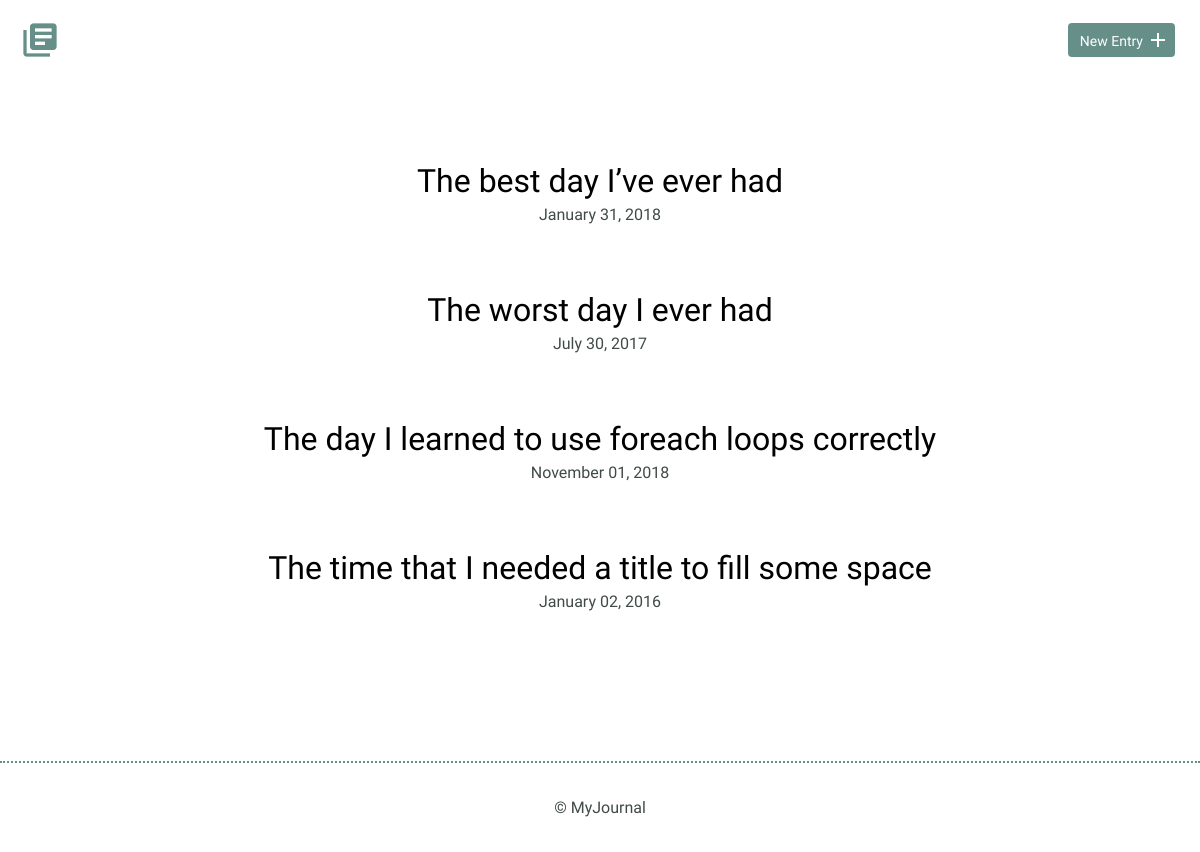
The page / on the database its author committed.
### tables this page shows
CREATE TABLE "journal" (
	`journal_id`	INTEGER,
	`title`	TEXT,
	`date`	TEXT,
	`time_spent`	INTEGER,
	`entry`	TEXT,
	PRIMARY KEY(`journal_id`)
);

### inc/functions.php (called while the page is built, shortened)
<?php
try {
      $sql = "SELECT * FROM journal";
      $results = $db->prepare($sql);
      $results->execute();
      $journals =  $results->fetchAll(PDO::FETCH_ASSOC);
      }  catch (Exception $e) {
    echo "Bad request from query 1: " . $e->getMessage();
    exit;
}

### index.php (the view)
<?php
require('inc/connection.php');
include('inc/functions.php');
include('inc/header.php');
?>
      <section>
            <div class="container">
                <div class="entry-list">
                    <?php
                    foreach($journals as $entry) {
                      echo '<article><h2><a href="detail.php?q=' .$entry["journal_id"]
                              .'">' .$entry['title'] . '</a></h2>';
                           $getdate = $entry['date'];
                             $date = date("F d, Y", strtotime($getdate));
                          echo '<time datetime="' .$getdate .'">'
                                .$date .'</time></article>';
                              }
                              ?>
                </div>
            </div>
        </section>
        <?php include('inc/footer.php'); ?>
    </body>
</html>

### inc/header.php (shortened to what this page needs)
<html>
    <head>
        <link rel="stylesheet" href="css/normalize.css">
        <link rel="stylesheet" href="css/site.css">
    </head>
    <body>
        <header>
            <div class="container">
                <div class="site-header">
                    <a class="logo" href="index.php"><i class="material-icons">library_books</i></a>
                    <a class="button icon-right" href="new.php"><span>New Entry</span> <i class="material-icons">add</i></a>
                </div>
            </div>
        </header>

### inc/footer.php
<?php
echo "<footer>
    <div>
        &copy; MyJournal
    </div>
</footer>";
 ?>

### css/site.css (style rules this page uses)
body { font-size: 16px; color: #404a49; font-family: 'Cousine', serif; font-weight: 400; }
.container { margin: 0 auto; padding: 0 25px; }
header .site-header { margin: 0 auto; height: 95px; }
header .logo i { color: #678f89; margin: 20px 0 0 -5px; float: left; font-size: 40px; }
header .button { float: right; margin: 33px 0 0 0; }
footer { text-align: center; padding: 35px 0; border-top: 2px dotted #678f89; }
.button { padding: 8px 10px 6px 10px; background: #678f89; border: 2px solid #678f89; border-radius: 4px; text-decoration: none; color: #FFF; position: relative; text-align: center; font-size: 14px; }
.button.icon-right { padding-right: 30px; top: -10px; }
.button.icon-right i { position: absolute; top: 3px; right: 3px; }
h1, h2, h3 { margin: 0; font-weight: 400; line-height: 1em; color: #000; }
h2 { font-size: 32px; }
h2 a { text-decoration: none; color: #000; }
.entry-list, .edit-entry, .new-entry { max-width: 800px; margin: 0 auto; padding: 70px 0 150px 0; }
.entry-list article { margin-bottom: 70px; text-align: center; }
.entry-list article:last-child { margin-bottom: 0; }
.entry-list article h2 { margin-bottom: 8px; }

### rows shown on the page
journal: title "The best day I’ve ever had", date "January 31, 2018"
journal: title "The worst day I ever had", date "July 30, 2017"
journal: title "The day I learned to use foreach loops correctly", date "November 01, 2018"
journal: title "The time that I needed a title to fill some space", date "January 02, 2016"
